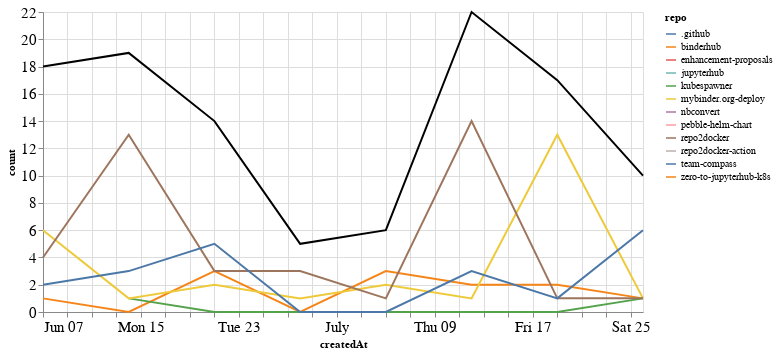

This figure's notebook cell:
### Markdown cell above
## Comments

### Code cell
comments_time = comments.groupby('repo').resample('W', on='createdAt').count()['author'].reset_index()
comments_time = comments_time.rename(columns={'author': 'count'})
comments_time_total = comments_time.groupby('createdAt').agg({"count": "sum"}).reset_index()
ch1 = alt.Chart(comments_time, width=600).mark_line().encode(
    x='createdAt',
    y='count',
    color='repo',
    tooltip="repo"
)

ch2 = alt.Chart(comments_time_total, width=600).mark_line(color="black").encode(
    x='createdAt',
    y='count',
)

ch1 + ch2

### Figure 1 — Vega-Lite specification as saved in the notebook (floating-point values rounded to 4 significant figures)
{"config": {"axisLeft": {"labelFontSize": 15}, "axisBottom": {"labelFontSize": 15}}, "layer": [{"data": {"name": "data-3b3421bff0c4043d255e22cf2501f408"}, "mark": "line", "encoding": {"color": {"type": "nominal", "field": "repo"}, "tooltip": {"type": "nominal", "field": "repo"}, "x": {"type": "temporal", "field": "createdAt"}, "y": {"type": "quantitative", "field": "count"}}, "width": 600}, {"data": {"name": "data-d44acfe5316fde38fb87c630af711b7e"}, "mark": {"type": "line", "color": "black"}, "encoding": {"x": {"type": "temporal", "field": "createdAt"}, "y": {"type": "quantitative", "field": "count"}}, "width": 600}], "$schema": "https://vega.github.io/schema/vega-lite/v4.8.1.json", "datasets": {"data-3b3421bff0c4043d255e22cf2501f408": [{"repo": ".github", "createdAt": "2020-06-21T00:00:00", "count": 1}, {"repo": "binderhub", "createdAt": "2020-06-07T00:00:00", "count": 1}, {"repo": "binderhub", "createdAt": "2020-06-14T00:00:00", "count": 0}, {"repo": "binderhub", "createdAt": "2020-06-21T00:00:00", "count": 3}, {"repo": "binderhub", "createdAt": "2020-06-28T00:00:00", "count": 0}, {"repo": "binderhub", "createdAt": "2020-07-05T00:00:00", "count": 3}, {"repo": "binderhub", "createdAt": "2020-07-12T00:00:00", "count": 2}, {"repo": "binderhub", "createdAt": "2020-07-19T00:00:00", "count": 2}, {"repo": "binderhub", "createdAt": "2020-07-26T00:00:00", "count": 1}, {"repo": "enhancement-proposals", "createdAt": "2020-07-12T00:00:00", "count": 2}, {"repo": "jupyterhub", "createdAt": "2020-06-07T00:00:00", "count": 1}, {"repo": "kubespawner", "createdAt": "2020-06-14T00:00:00", "count": 1}, {"repo": "kubespawner", "createdAt": "2020-06-21T00:00:00", "count": 0}, {"repo": "kubespawner", "createdAt": "2020-06-28T00:00:00", "count": 0}, {"repo": "kubespawner", "createdAt": "2020-07-05T00:00:00", "count": 0}, {"repo": "kubespawner", "createdAt": "2020-07-12T00:00:00", "count": 0}, {"repo": "kubespawner", "createdAt": "2020-07-19T00:00:00", "count": 0}, {"repo": "kubespawner", "createdAt": "2020-07-26T00:00:00", "count": 1}, {"repo": "mybinder.org-deploy", "createdAt": "2020-06-07T00:00:00", "count": 6}, {"repo": "mybinder.org-deploy", "createdAt": "2020-06-14T00:00:00", "count": 1}, {"repo": "mybinder.org-deploy", "createdAt": "2020-06-21T00:00:00", "count": 2}, {"repo": "mybinder.org-deploy", "createdAt": "2020-06-28T00:00:00", "count": 1}, {"repo": "mybinder.org-deploy", "createdAt": "2020-07-05T00:00:00", "count": 2}, {"repo": "mybinder.org-deploy", "createdAt": "2020-07-12T00:00:00", "count": 1}, {"repo": "mybinder.org-deploy", "createdAt": "2020-07-19T00:00:00", "count": 13}, {"repo": "mybinder.org-deploy", "createdAt": "2020-07-26T00:00:00", "count": 1}, {"repo": "nbconvert", "createdAt": "2020-06-14T00:00:00", "count": 1}, {"repo": "pebble-helm-chart", "createdAt": "2020-06-07T00:00:00", "count": 1}, {"repo": "repo2docker", "createdAt": "2020-06-07T00:00:00", "count": 4}, {"repo": "repo2docker", "createdAt": "2020-06-14T00:00:00", "count": 13}, {"repo": "repo2docker", "createdAt": "2020-06-21T00:00:00", "count": 3}, {"repo": "repo2docker", "createdAt": "2020-06-28T00:00:00", "count": 3}, {"repo": "repo2docker", "createdAt": "2020-07-05T00:00:00", "count": 1}, {"repo": "repo2docker", "createdAt": "2020-07-12T00:00:00", "count": 14}, {"repo": "repo2docker", "createdAt": "2020-07-19T00:00:00", "count": 1}, {"repo": "repo2docker", "createdAt": "2020-07-26T00:00:00", "count": 1}, {"repo": "repo2docker-action", "createdAt": "2020-06-28T00:00:00", "count": 1}, {"repo": "team-compass", "createdAt": "2020-06-07T00:00:00", "count": 2}, {"repo": "team-compass", "createdAt": "2020-06-14T00:00:00", "count": 3}, {"repo": "team-compass", "createdAt": "2020-06-21T00:00:00", "count": 5}, {"repo": "team-compass", "createdAt": "2020-06-28T00:00:00", "count": 0}, {"repo": "team-compass", "createdAt": "2020-07-05T00:00:00", "count": 0}, {"repo": "team-compass", "createdAt": "2020-07-12T00:00:00", "count": 3}, {"repo": "team-compass", "createdAt": "2020-07-19T00:00:00", "count": 1}, {"repo": "team-compass", "createdAt": "2020-07-26T00:00:00", "count": 6}, {"repo": "zero-to-jupyterhub-k8s", "createdAt": "2020-06-07T00:00:00", "count": 3}], "data-d44acfe5316fde38fb87c630af711b7e": [{"createdAt": "2020-06-07T00:00:00", "count": 18}, {"createdAt": "2020-06-14T00:00:00", "count": 19}, {"createdAt": "2020-06-21T00:00:00", "count": 14}, {"createdAt": "2020-06-28T00:00:00", "count": 5}, {"createdAt": "2020-07-05T00:00:00", "count": 6}, {"createdAt": "2020-07-12T00:00:00", "count": 22}, {"createdAt": "2020-07-19T00:00:00", "count": 17}, {"createdAt": "2020-07-26T00:00:00", "count": 10}]}}
